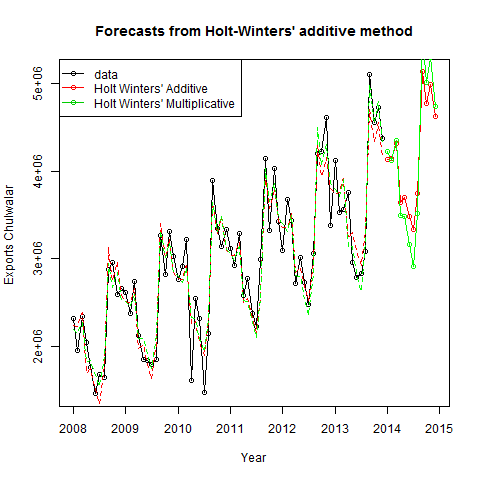

This figure's R source:
#Creates Master_hold_hw_plot plot

png("Plots/Master_hold_hw_plot.png")
plot(Model_hw_1, ylab="Exports Chulwalar  ", plot.conf=FALSE, type="o", fcol="white", xlab="Year")
lines(fitted(Model_hw_1), col="red", lty=2)
lines(fitted(Model_hw_2), col="green", lty=2)
lines(Model_hw_1$mean, type="o", col="red")
lines(Model_hw_2$mean, type="o", col="green")
legend("topleft",lty=1, pch=1, col=1:3, c("data","Holt Winters' Additive","Holt Winters' Multiplicative"))
dev.off()